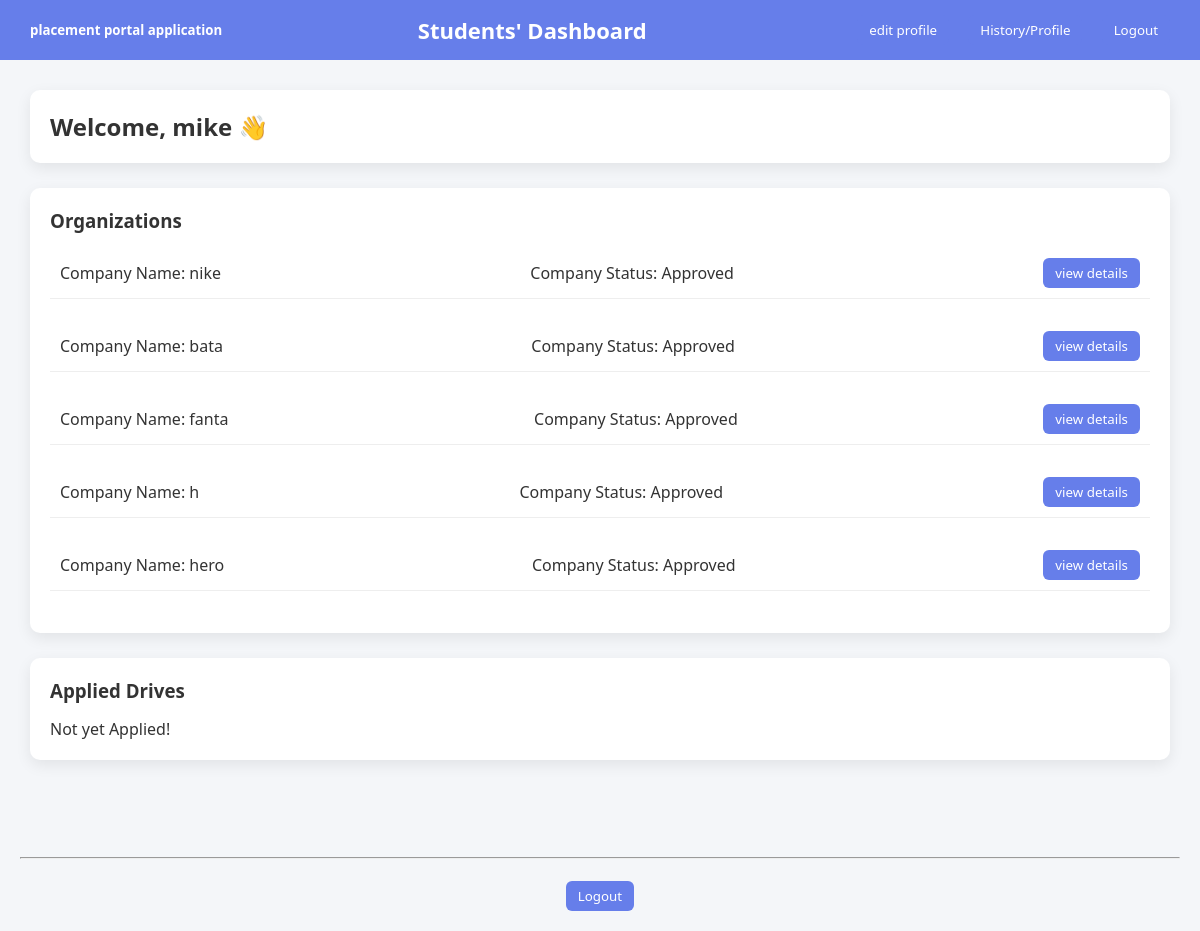
The page /student/dashboard (signed in) on the database its author committed.
### models.py (models this page shows, shortened)
class students(db.Model):
    __tablename__ = 'students'
    id = db.Column(db.Integer, primary_key=True)
    name = db.Column(db.String(50), nullable=False)
    email = db.Column(db.String(100), unique=True, nullable=False)
    department = db.Column(db.String(100), nullable=True)
    password_hash = db.Column(db.String(300), nullable=False)
    role = db.Column(db.Enum('admin','hirer','student', name='role_enum'), nullable=False)
    is_active = db.Column(db.Integer, nullable=False, default=1)
    created_at = db.Column(db.DateTime, default=datetime.utcnow)
    education = db.Column(db.String(300))       #new
    skills = db.Column(db.String(300))          #new
    contact = db.Column(db.String(300))         #new
    applications = db.relationship('applications', backref='students', lazy=True)

class companies(db.Model):
    __tablename__ = 'companies'
    id = db.Column(db.Integer, primary_key=True)
    company_name = db.Column(db.String(50), nullable=False, unique=True)
    hr_contact = db.Column(db.String(50))
    website = db.Column(db.String(50))
    about_company = db.Column(db.String(500))
    password_hash = db.Column(db.String(300), nullable=False)
    approval_status = db.Column(db.Enum('pending','approved','rejected', name='approval_status_enum'), default='pending')
    is_blacklisted = db.Column(db.Integer, default=0)
    placement_drives = db.relationship('placement_drives', backref='companies', lazy=True)

### student.py (the view)
@student_bp.route('/student/dashboard', methods=['GET','POST'])
def student_dashboard():
    if not session.get('user_id'):
        return redirect(url_for('auth.Login'))
    company_list = companies.query.all()
    student = students.query.filter_by(id=session['user_id']).first()
    return render_template('student/student_dashboard.html',
    name=student.name,
    company_list=company_list,
    drive_applications=student.applications,
    student_id=student.id)

### templates/student/student_dashboard.html (shortened to what this page needs)
<!DOCTYPE html>
<html lang="en">
<head>
    <link rel="stylesheet" href="{{ url_for('static', filename='css/student/student_dashboard.css') }}">
</head>
<body>
    <div class="header">
        <h5>placement portal application</h5>
        <h1>Students' Dashboard</h1>
        <div>
            <a href="{{ url_for('student.edit_profile') }}"><button>edit profile  </button></a>
            <a href="{{ url_for('student.student_application_history') }}"><button>History/Profile  </button></a>
            <a href="{{ url_for('auth.logout') }}"><button>Logout</button></a>
        </div>
    </div>
    <div class="container">
        <div class="welcome-card">
            <h2>Welcome, {{ name }} 👋</h2>
        </div>
        <div class="card">
            <h3>Organizations</h3>
            {% for company in company_list %}
            <div class="company">
                <span>Company Name: {{ company.company_name }} </span>
                <span>Company Status: {% if company.is_blacklisted == 0 %} Approved {% else %} Blacklisted {% endif
                    %}</span>
                <a href="{{url_for('student.view_company_details', company_id=company.id)}}"> <button>view
                        details</button> </a>
            </div><br>
            {% endfor %}
        </div>
        <div class="card">
            <h3>Applied Drives</h3>
            {% if drive_applications %}
            <table>
                <tr>
                    <th>Sr No.</th>
                    <th>Drive ID</th>
                    <th>Company Name</th>
                    <th>Status</th>
                    <th></th>
                </tr>
                {% for drive_application in drive_applications %}
                <tr>
                    <td>{{ loop.index }}</td>
                    <td>{{ drive_application.drive_id }}</td>
                    <td>{{ drive_application.placement_drives.companies.company_name }}</td>
                    <td>{{ drive_application.status }}</td>
                    <td>
                    </td>
                </tr>
                {% endfor %}
            </table>
            {% else %}
            <span>Not yet Applied!</span>
            {% endif %}
        </div>
    </div>
    <footer><br>
        <hr><br>
        <form action="{{ url_for('auth.logout') }}" method="get">
            <button type="submit">Logout</button>
        </form>
    </footer>
</body>
</html>

### static/css/student/student_dashboard.css (style rules this page uses)
* { margin: 0; padding: 0; box-sizing: border-box; font-family: 'Segoe UI', Tahoma, Geneva, Verdana, sans-serif; }
body { background: #f4f6f9; color: #333; }
.header { background: #667eea; color: white; padding: 15px 30px; display: flex; justify-content: space-between; align-items: center; }
.header h1 { font-size: 22px; }
.header a { color: white; text-decoration: none; margin-left: 15px; font-size: 14px; }
.container { padding: 30px; }
.welcome-card { background: white; padding: 20px; border-radius: 10px; margin-bottom: 25px; box-shadow: 0 5px 15px rgba(0,0,0,0.08); }
.card { background: white; padding: 20px; border-radius: 10px; margin-bottom: 25px; box-shadow: 0 5px 15px rgba(0,0,0,0.08); }
.card h3 { margin-bottom: 15px; }
.company { padding: 10px; border-bottom: 1px solid #eee; display: flex; justify-content: space-between; align-items: center; }
button { padding: 6px 12px; border: none; background: #667eea; color: white; border-radius: 6px; cursor: pointer; transition: 0.3s; }
footer { text-align: center; padding: 20px; }

### rows shown on the page
students: name "mike"
companies: company_name "nike", is_blacklisted "Approved"
companies: company_name "bata", is_blacklisted "Approved"
companies: company_name "fanta", is_blacklisted "Approved"
companies: company_name "h", is_blacklisted "Approved"
companies: company_name "hero", is_blacklisted "Approved"
